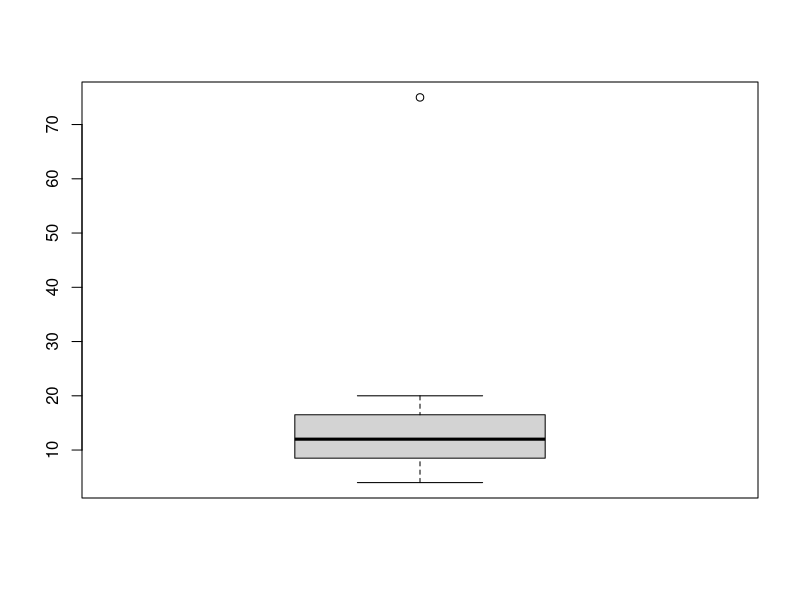
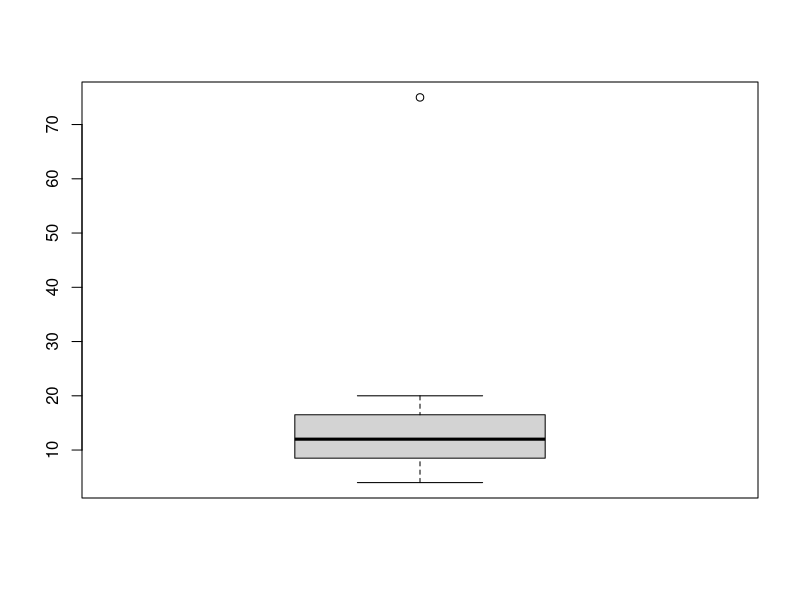

Source code (R) for these figures, in order:
stockPrices <- c(10,7,20,12,75,15,9,18,4,12,8,14)

# Calculate the mean and mode stock price
mean(stockPrices)
# Create the MODE function
mode <- function(x) {
  ux <- unique(x)
  ux[which.max(tabulate(match(x,ux)))]
}
mode(stockPrices)

# Compute the SD of the stock price. Interpret what this number means
sd(stockPrices) # It means how much the stock prices relative tothe mean value

# Find the min-max normalized stock price for the stock price $20
price <- 20
mi <- min(stockPrices)
ma <- max(stockPrices)
minmax.stock <- (price - mi)/(ma - mi)
minmax.stock

# Compute the Z-score standardized stock price for the stock price $20
m <- mean(stockPrices)
s <- sd(stockPrices)
z.stock <- (price - m)/s
z.stock

# Identify the outlier
boxplot(stockPrices)
OutVal <- boxplot(stockPrices)$out
OutVal

# Find the mean score and the median score, with the outlier
mean(stockPrices)
median(stockPrices)

# Find the mean score and the median score without  the outlier
mean(OutVal)
median(OutVal)

# state which measure, the mean or the median, the presence of the outlier affect more, and why

